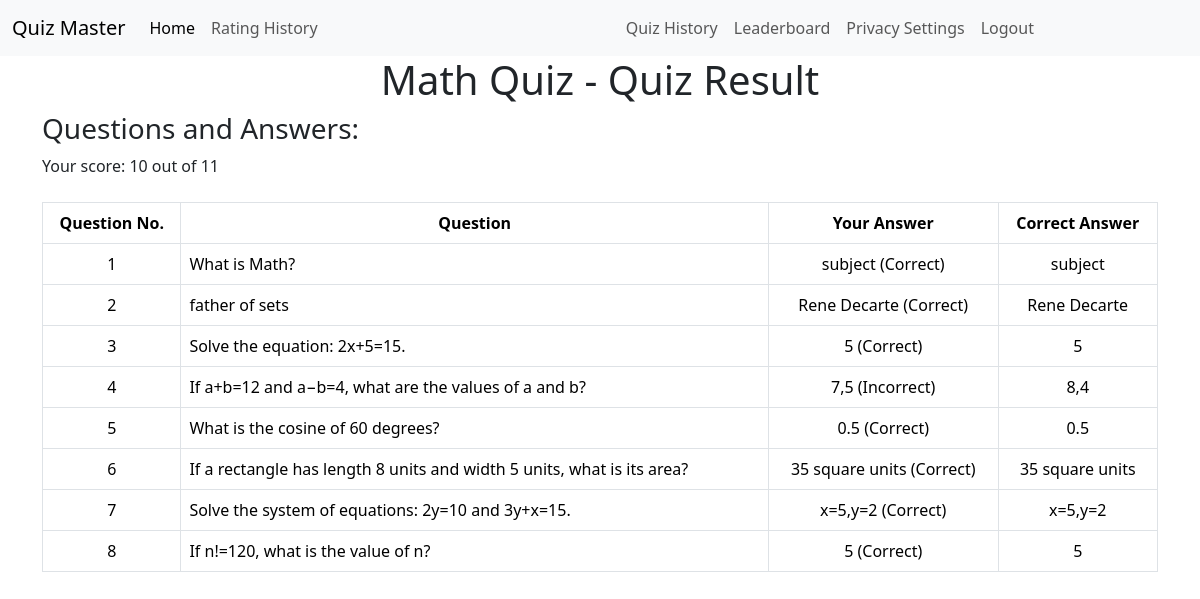
The page /quiz/1/result/ (signed in) on the database its author committed.
### quizzes/models.py (models this page shows, shortened)
class Quiz(models.Model):
    title = models.CharField(max_length=255)
    description = models.TextField()
    category = models.ForeignKey(Category, on_delete=models.CASCADE)
    has_time_limit = models.BooleanField(default=False)

class UserQuizHistory(models.Model):
    user = models.ForeignKey(User, on_delete=models.CASCADE)
    quiz = models.ForeignKey(Quiz, on_delete=models.CASCADE)
    score = models.IntegerField()
    totalMarks = models.IntegerField(default=0)
    completed_at = models.DateTimeField(auto_now_add=True)
    selected_choices = models.ManyToManyField(
        Choice, related_name='selected_choices', blank=True)

class Question(models.Model):
    quiz = models.ForeignKey(
        Quiz, on_delete=models.CASCADE, related_name='questions', default=1)
    quizQuestion = models.CharField(max_length=255)
    quizMark = models.IntegerField(default=1)

class Choice(models.Model):
    question = models.ForeignKey(Question, on_delete=models.CASCADE)
    quizAnswer = models.CharField(max_length=255)
    is_correct = models.BooleanField(default=False)

### core/views.py (the view)
# urls.py: path('quiz/<int:quiz_id>/result/', quiz_result, name='quiz_result'),
@login_required
def quiz_result(request, quiz_id):
    quiz = get_object_or_404(Quiz, id=quiz_id)
    user_quiz_history = UserQuizHistory.objects.filter(
        user=request.user, quiz=quiz).latest('completed_at')
    context = {
        'quiz': quiz,
        'user_quiz_history': user_quiz_history,
    }
    return render(request, 'quiz_result.html', context)

### core/templates/quiz_result.html
{% extends 'base.html' %}
{% block content %}
<h1 class="text-center">{{ quiz.title }} - Quiz Result</h1>
<div class="container">
    <h3>Questions and Answers:</h3>
    <p>Your score: {{ user_quiz_history.score }} out of {{ user_quiz_history.totalMarks }}</p>
    <table class="table table-bordered mt-4">
        <thead>
            <tr class="text-center">
                <th>Question No.</th>
                <th>Question</th>
                <th>Your Answer</th>
                <th>Correct Answer</th>
            </tr>
        </thead>
        <tbody>
            {% for question in quiz.questions.all %}
            <tr>
                <td class="text-center">{{ forloop.counter }}</td>
                <td>{{ question.quizQuestion }}</td>
                <td class="text-center">
                    {% for choice in question.choice_set.all %}
                    {% if choice in user_quiz_history.selected_choices.all %}
                    {% if choice.is_correct %}
                    <span>{{ choice.quizAnswer }} (Correct)</span><br>
                    {% else %}
                    <span>{{ choice.quizAnswer }} (Incorrect)</span><br>
                    {% endif %}
                    {% endif %}
                    {% endfor %}
                </td>
                <td class="text-center">
                    {% for choice in question.choice_set.all %}
                    {% if choice.is_correct %}
                    <span>{{ choice.quizAnswer }}</span><br>
                    {% endif %}
                    {% endfor %}
                </td>
            </tr>
            {% endfor %}
        </tbody>
    </table>
</div>
{% endblock %}

### rows shown on the page
Quiz: title "Math Quiz"
UserQuizHistory: score "10", totalMarks "11"
Question: quizQuestion "What is Math?"
Choice: quizAnswer "subject"
Question: quizQuestion "father of sets"
Choice: quizAnswer "Rene Decarte"
Question: quizQuestion "Solve the equation: 2x+5=15."
Choice: quizAnswer "5"
Question: quizQuestion "If a+b=12 and a−b=4, what are the values of a and b?"
Choice: quizAnswer "7,5"
Choice: quizAnswer "8,4"
Question: quizQuestion "What is the cosine of 60 degrees?"
Choice: quizAnswer "0.5"
Question: quizQuestion "If a rectangle has length 8 units and width 5 units, what is its area?"
Choice: quizAnswer "35 square units"
Question: quizQuestion "Solve the system of equations: 2y=10 and 3y+x=15."
Choice: quizAnswer "x=5,y=2"
Question: quizQuestion "If n!=120, what is the value of n?"
Choice: quizAnswer "5"
